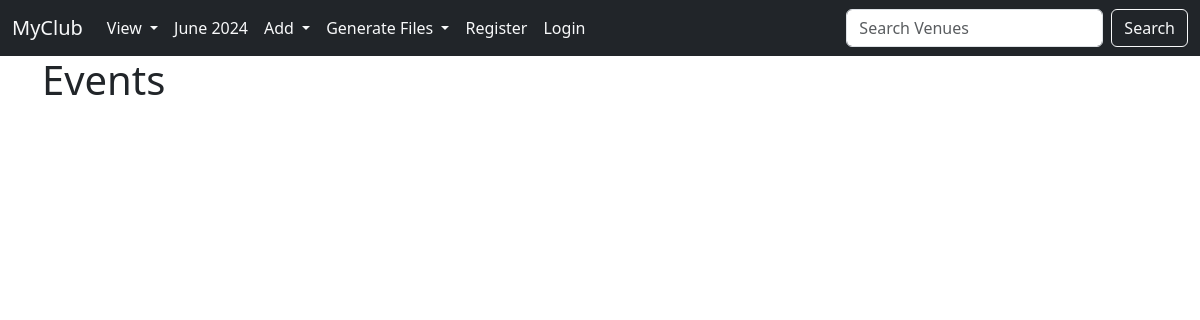
Before: /events with the older database file.
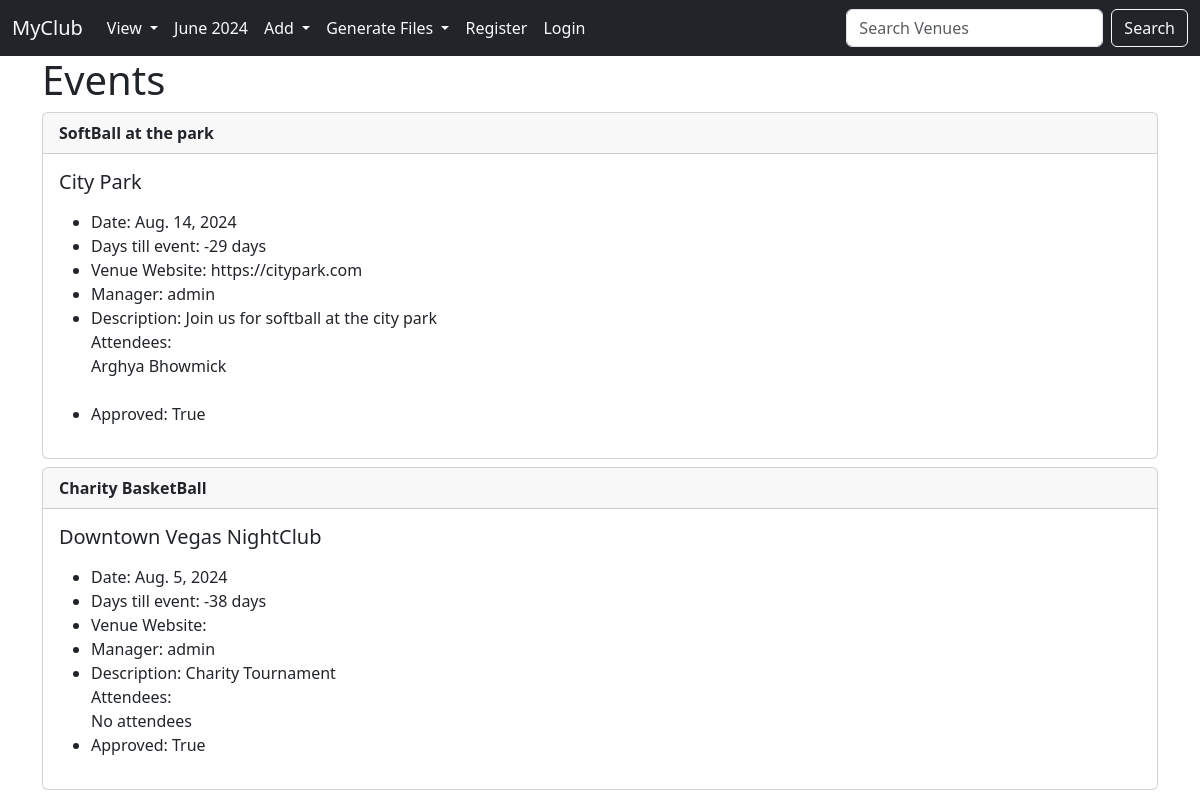
After: the same page with the newer database file.
### events/models.py (models this page shows)
class Event(models.Model):
    name = models.CharField(max_length=100)
    event_date = models.DateField()
    venue = models.ForeignKey(Venue, blank=True, null=True, on_delete=models.CASCADE)
    attendees = models.ManyToManyField(MyClubUser, blank=True)
    manager = models.ForeignKey(User, blank=True, null=True, on_delete=models.SET_NULL)
    description = models.TextField(blank=True)
    approved = models.BooleanField('Approved',default=False)
    def __str__(self):
        return self.name
    @property
    def Date_till(self):
        today = datetime.now().date()
        date_till_event = self.event_date - today
        date_till_event_stripped = str(date_till_event).split(",",1)[0]
        return date_till_event_stripped

class Venue(models.Model):
    name = models.CharField("Venue Name", max_length=100)
    address = models.CharField(max_length=300)
    zip_code = models.CharField("Zip Code", max_length=15)
    phone = models.CharField("Contact Phone", max_length=25, blank=True)
    web = models.URLField("Website Address",blank=True)
    email = models.EmailField("Email Address",blank=True)
    Owner = models.IntegerField("Venuw Owner", blank=True, null=True, default=1)
    venue_images = models.ImageField(null=True, blank=True, upload_to="images/")
    def __str__(self):
        return self.name

class MyClubUser(models.Model):
    first_name = models.CharField(max_length=30)
    last_name = models.CharField(max_length=30)
    email = models.EmailField("User Email")
    def __str__(self):
        return self.first_name + " " + self.last_name

### events/views.py (the view)
# urls.py: path('events',views.all_events, name='list-events'),
def all_events(request):
    event_list = Event.objects.all().order_by("-event_date")
    return render(request, "events/event_list.html", {"event_list": event_list})

### events/templates/events/event_list.html (shortened to what this page needs)
{%extends 'events/base.html'%}
{%block content%}
<h1>Events</h1>
{% for event in event_list %}
{% if event.approved %}
<div class="card my-2">
    <div class="card-header">
        <strong>{{event}}</strong>
    </div>
    <div class="card-body">
        <h5 class="card-title">{{event.venue}}</h5>
        <p class="card-text">
        <ul>
            <li>Date: {{event.event_date}}</li>
            <li>Days till event: {{event.Date_till}}</li>
            <li>Venue Website: {{event.venue.web}}</li>
            <li>Manager: {{event.manager}}</li>
            <li>Description: {{event.description}}</li>
            Attendees:<br>
            {%if event.attendees.all %}
            {% for attendee in event.attendees.all %}
            {{attendee}}<br>
            {% endfor %}
            {% else %}
            No attendees
            {% endif %}
            <li>Approved: {{event.approved}}</li>
        </ul>
        </p>
    </div>
</div>
{% endif %}
{% endfor %}
{%endblock%}

### events/templates/events/base.html (shortened to what this page needs)
<!doctype html>
<html lang="en">
<head>
    <link href="https://cdn.jsdelivr.net/npm/bootstrap@5.3.3/dist/css/bootstrap.min.css" rel="stylesheet"
>
</head>
<body>
    {% include 'events/navbar.html' %}
    <div class="container">
        {% block content %}
        {% endblock %}
    </div>
</body>
</html>

### events/templates/events/navbar.html (shortened to what this page needs)
<nav class="navbar navbar-expand-lg bg-dark text-light">
  <div class="container-fluid">
    <a class="navbar-brand text-light" href="{% url 'home' %}">MyClub</a>
    <div class="collapse navbar-collapse" id="navbarSupportedContent">
      <ul class="navbar-nav me-auto mb-2 mb-lg-0">
        <a class="nav-link dropdown-toggle  text-light" href="#" role="button" data-bs-toggle="dropdown"
          aria-expanded="false">
          View
        </a>
        <li class="nav-item">
          <a class="nav-link text-light" href="{% url 'home' '2024' 'June' %}">June 2024</a>
        </li>
        <li class="nav-item dropdown bg-dark">
          <a class="nav-link dropdown-toggle  text-light" href="#" role="button" data-bs-toggle="dropdown"
            aria-expanded="false">
            Add
          </a>
        </li>
        <li class="nav-item dropdown bg-dark">
          <a class="nav-link dropdown-toggle  text-light" href="#" role="button" data-bs-toggle="dropdown"
            aria-expanded="false">
            Generate Files
          </a>
        </li>
        {% if user.is_authenticated %}
        <li class="nav-item">
          <a class="nav-link text-light" href="{% url 'logout-user' %}">Logout</a>
        </li>
        {% else %}
        <li class="nav-item">
          <a class="nav-link text-light" href="{% url 'register-user' %}">Register</a>
        </li>
        <li class="nav-item">
          <a class="nav-link text-light" href="{% url 'login-user' %}">Login</a>
        </li>
        {% endif %}
      </ul>
      <form class="d-flex" role="search" method=POST action="{% url 'search-venues' %}">
        <input class="form-control me-2" type="search" placeholder="Search Venues" name="searched" aria-label="Search">
        <button class="btn btn-outline-light text-light" type="submit">Search</button>
      </form>
    </div>
  </div>
</nav>

Changed rows visible on the page:
now on this page (row edited): Event: name "SoftBall at the park", venue "City Park", event_date "Aug. 14, 2024", Date_till "-29 days", venue.web "https://citypark.com", manager "admin", description "Join us for softball at the city park", approved "True"
now on this page (row unchanged): MyClubUser: first_name+last_name "Arghya Bhowmick"
now on this page (row edited): Event: name "Charity BasketBall", venue "Downtown Vegas NightClub", event_date "Aug. 5, 2024", Date_till "-38 days", manager "admin", description "Charity Tournament", shows "No attendees", approved "True"
